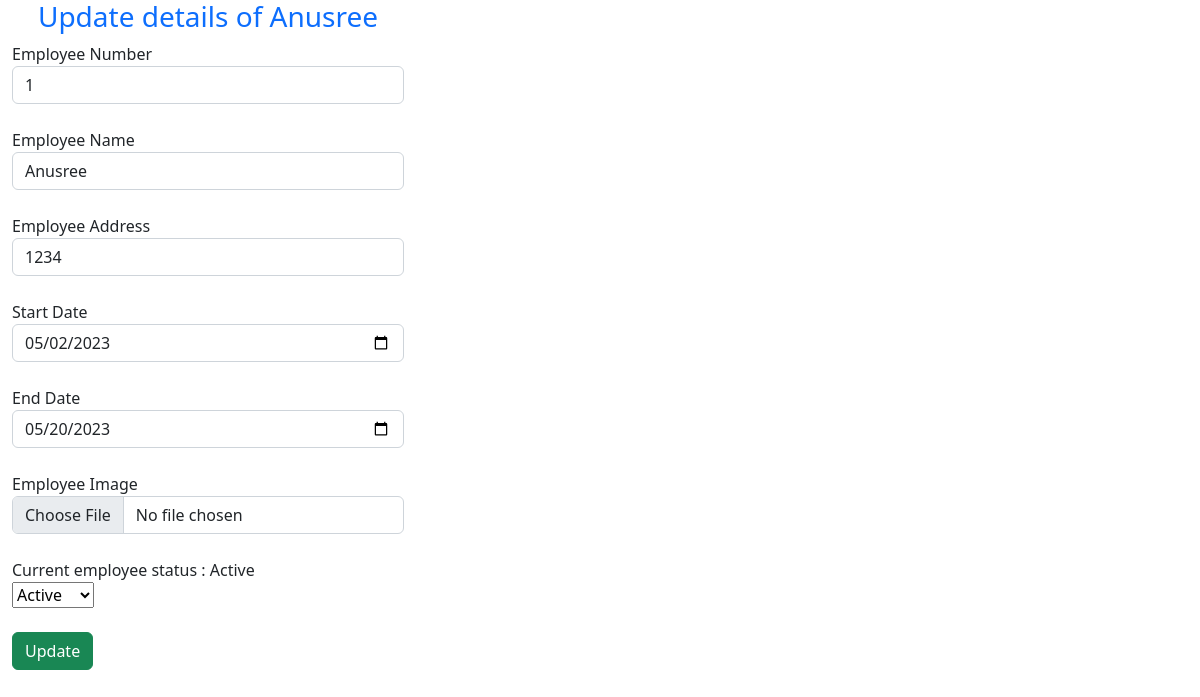
The app's page /emp/updateData/11 (signed in), older data.
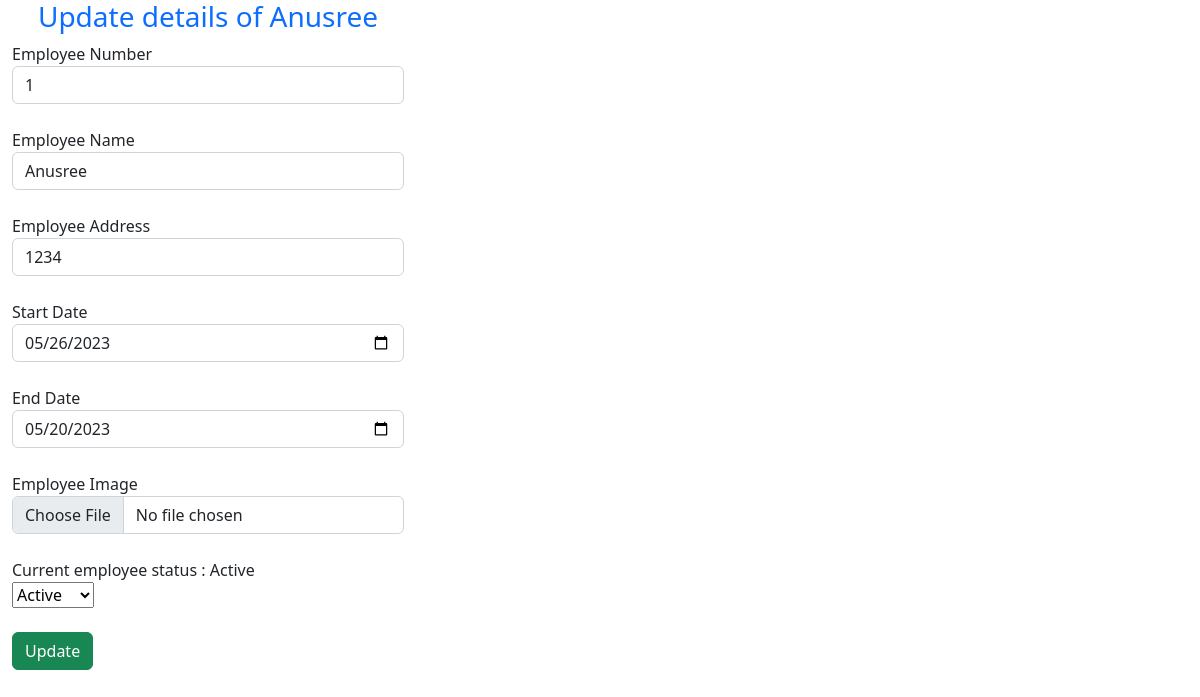
The same page, newer data.
### Employee/models.py (models this page shows)
class Datas(models.Model):
    Emp_no = models.IntegerField(default="")
    Name = models.CharField(max_length=20,default="")
    Address = models.CharField(max_length=50,default="")
    Emp_start_date = models.DateField(max_length=20,default="", blank=True)
    Emp_end_date = models.DateField(max_length=20,default="")
    Image = models.ImageField(upload_to=filepath,null=True, blank=True)
    Status= models.CharField(max_length=20,default="")

### Employee/views.py (the view, shortened to what this page needs)
# urls.py: path('updateData/<int:id>',updateData,name="updateData"),
@login_required
def updateData(request,id):   #127.0.0.1:8000/updateData
    mydata=Datas.objects.get(id=id)
    return render(request,'update.html',{'data':mydata})

### Employee/templates/update.html (shortened to what this page needs)
<html>
    <head>
        {% load static %}
        <link rel="stylesheet" href="{% static 'bootstrap/css/bootstrap.min.css' %}">
  <link rel="stylesheet" href="https://cdn.jsdelivr.net/npm/bootstrap@5.2.3/dist/css/bootstrap.min.css">
    </head>
    <body>
        <div class="container-fluid" >
            <div class="col-md-offset-4 col-md-4">
                <form action="" method="POST" autocomplete="off">
                <h3 class="page-header text-primary text-center"> Update details of {{data.Name}}</h3>
                <div class="form-group">
                    <label>Employee Number</label>
                    <input type="number" class="form-control" value="{{data.Emp_no}}" name="emp_no">
                </div><br>
                <div class="form-group">
                    <label>Employee Name</label>
                    <input type="text" class="form-control" value="{{data.Name}}" name="name">
                </div><br>
                <div class="form-group">
                    <label>Employee Address</label>
                    <input type="text" class="form-control" value="{{data.Address}}" name="address">
                </div><br>
                <div class="form-group">
                    <label>Start Date</label>
                    <input type="date" class="form-control" value="{{data.Emp_start_date|date:"Y-m-d"}}" name="emp_start_date">
                </div><br>
                <div class="form-group">
                    <label>End Date</label>
                    <input type="date" class="form-control" value="{{data.Emp_end_date|date:"Y-m-d"}}" name="emp_end_date">
                </div><br>
                <div class="form-group">
                    <label>Employee Image</label>
                    <input type="file" class="form-control" required name="image">
                </div><br>
                <div class="form-group">
                    <label>Current employee status : {{data.Status}}</label><br>
                    <select name="status" id="status">
                        <option value="Active">Active</option>
                    </select>
                </div><br>
                <div class="form-group">
                    <input type="submit" value="Update" class="btn btn-success">
                </div>
            </form>
            </div>
        </div>
    </body>
</html>

Row changes from the older to the newer data that the page shows:
changed Datas "Active": emp_start_date "05/02/2023" → "05/26/2023"
